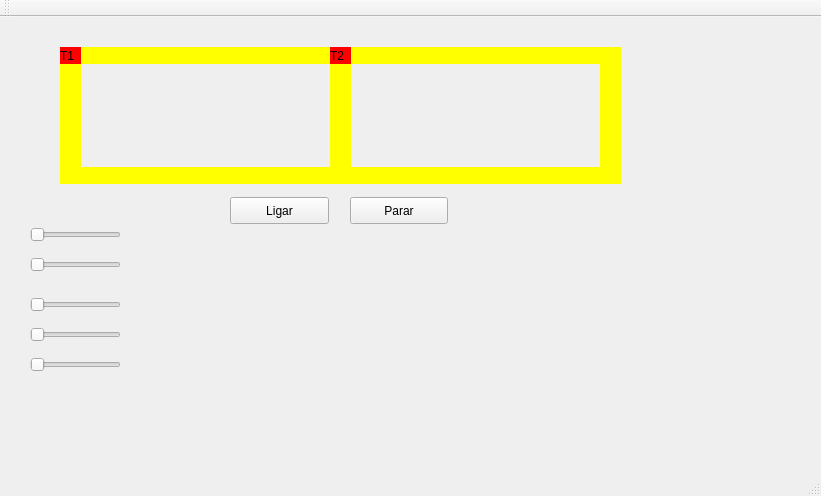
<?xml version="1.0" encoding="UTF-8"?>
<ui version="4.0">
 <class>MainWindow</class>
 <widget class="QMainWindow" name="MainWindow">
  <property name="geometry">
   <rect>
    <x>0</x>
    <y>0</y>
    <width>821</width>
    <height>496</height>
   </rect>
  </property>
  <property name="windowTitle">
   <string>MainWindow</string>
  </property>
  <widget class="QWidget" name="centralWidget">
   <widget class="QLabel" name="label_trem1">
    <property name="geometry">
     <rect>
      <x>60</x>
      <y>30</y>
      <width>21</width>
      <height>17</height>
     </rect>
    </property>
    <property name="styleSheet">
     <string notr="true">QLabel { background: red}</string>
    </property>
    <property name="text">
     <string>T1</string>
    </property>
   </widget>
   <widget class="QLabel" name="label_trilho1">
    <property name="geometry">
     <rect>
      <x>80</x>
      <y>30</y>
      <width>250</width>
      <height>17</height>
     </rect>
    </property>
    <property name="styleSheet">
     <string notr="true">QLabel { background: yellow}</string>
    </property>
    <property name="text">
     <string/>
    </property>
   </widget>
   <widget class="QLabel" name="label_trilho2">
    <property name="geometry">
     <rect>
      <x>80</x>
      <y>150</y>
      <width>250</width>
      <height>17</height>
     </rect>
    </property>
    <property name="styleSheet">
     <string notr="true">QLabel { background: yellow}</string>
    </property>
    <property name="text">
     <string/>
    </property>
   </widget>
   <widget class="QLabel" name="label_trilho3">
    <property name="geometry">
     <rect>
      <x>330</x>
      <y>30</y>
      <width>21</width>
      <height>137</height>
     </rect>
    </property>
    <property name="styleSheet">
     <string notr="true">QLabel { background: yellow}</string>
    </property>
    <property name="text">
     <string/>
    </property>
   </widget>
   <widget class="QLabel" name="label_trilho4">
    <property name="geometry">
     <rect>
      <x>60</x>
      <y>30</y>
      <width>21</width>
      <height>137</height>
     </rect>
    </property>
    <property name="styleSheet">
     <string notr="true">QLabel { background: yellow}</string>
    </property>
    <property name="text">
     <string/>
    </property>
   </widget>
   <widget class="QPushButton" name="pushButton">
    <property name="geometry">
     <rect>
      <x>230</x>
      <y>180</y>
      <width>99</width>
      <height>27</height>
     </rect>
    </property>
    <property name="text">
     <string>Ligar</string>
    </property>
   </widget>
   <widget class="QPushButton" name="pushButton_2">
    <property name="geometry">
     <rect>
      <x>350</x>
      <y>180</y>
      <width>98</width>
      <height>27</height>
     </rect>
    </property>
    <property name="text">
     <string>Parar</string>
    </property>
   </widget>
   <widget class="QLabel" name="label_trilho4_2">
    <property name="geometry">
     <rect>
      <x>600</x>
      <y>30</y>
      <width>21</width>
      <height>137</height>
     </rect>
    </property>
    <property name="styleSheet">
     <string notr="true">QLabel { background: yellow}</string>
    </property>
    <property name="text">
     <string/>
    </property>
   </widget>
   <widget class="QLabel" name="label_trilho1_2">
    <property name="geometry">
     <rect>
      <x>350</x>
      <y>30</y>
      <width>250</width>
      <height>17</height>
     </rect>
    </property>
    <property name="styleSheet">
     <string notr="true">QLabel { background: yellow}</string>
    </property>
    <property name="text">
     <string/>
    </property>
   </widget>
   <widget class="QLabel" name="label_trilho2_2">
    <property name="geometry">
     <rect>
      <x>350</x>
      <y>150</y>
      <width>250</width>
      <height>17</height>
     </rect>
    </property>
    <property name="styleSheet">
     <string notr="true">QLabel { background: yellow}</string>
    </property>
    <property name="text">
     <string/>
    </property>
   </widget>
   <widget class="QLabel" name="label_trem2">
    <property name="geometry">
     <rect>
      <x>330</x>
      <y>30</y>
      <width>21</width>
      <height>17</height>
     </rect>
    </property>
    <property name="styleSheet">
     <string notr="true">QLabel { background: red}</string>
    </property>
    <property name="text">
     <string>T2</string>
    </property>
   </widget>
   <widget class="QSlider" name="velocidadeTrem2">
    <property name="geometry">
     <rect>
      <x>30</x>
      <y>240</y>
      <width>91</width>
      <height>16</height>
     </rect>
    </property>
    <property name="orientation">
     <enum>Qt::Horizontal</enum>
    </property>
   </widget>
   <widget class="QSlider" name="velocidadeTrem3">
    <property name="geometry">
     <rect>
      <x>30</x>
      <y>280</y>
      <width>91</width>
      <height>16</height>
     </rect>
    </property>
    <property name="orientation">
     <enum>Qt::Horizontal</enum>
    </property>
   </widget>
   <widget class="QSlider" name="velocidadeTrem4">
    <property name="geometry">
     <rect>
      <x>30</x>
      <y>310</y>
      <width>91</width>
      <height>16</height>
     </rect>
    </property>
    <property name="orientation">
     <enum>Qt::Horizontal</enum>
    </property>
   </widget>
   <widget class="QSlider" name="velocidadeTrem1">
    <property name="geometry">
     <rect>
      <x>30</x>
      <y>210</y>
      <width>91</width>
      <height>16</height>
     </rect>
    </property>
    <property name="orientation">
     <enum>Qt::Horizontal</enum>
    </property>
   </widget>
   <widget class="QSlider" name="velocidadeTrem5">
    <property name="geometry">
     <rect>
      <x>30</x>
      <y>340</y>
      <width>91</width>
      <height>16</height>
     </rect>
    </property>
    <property name="orientation">
     <enum>Qt::Horizontal</enum>
    </property>
   </widget>
   <zorder>label_trilho1</zorder>
   <zorder>label_trilho2</zorder>
   <zorder>label_trilho3</zorder>
   <zorder>label_trilho4</zorder>
   <zorder>label_trem1</zorder>
   <zorder>pushButton</zorder>
   <zorder>pushButton_2</zorder>
   <zorder>label_trilho4_2</zorder>
   <zorder>label_trilho1_2</zorder>
   <zorder>label_trilho2_2</zorder>
   <zorder>label_trem2</zorder>
   <zorder>velocidadeTrem2</zorder>
   <zorder>velocidadeTrem3</zorder>
   <zorder>velocidadeTrem4</zorder>
   <zorder>velocidadeTrem1</zorder>
   <zorder>velocidadeTrem5</zorder>
  </widget>
  <widget class="QMenuBar" name="menuBar">
   <property name="geometry">
    <rect>
     <x>0</x>
     <y>0</y>
     <width>821</width>
     <height>22</height>
    </rect>
   </property>
  </widget>
  <widget class="QToolBar" name="mainToolBar">
   <attribute name="toolBarArea">
    <enum>TopToolBarArea</enum>
   </attribute>
   <attribute name="toolBarBreak">
    <bool>false</bool>
   </attribute>
  </widget>
  <widget class="QStatusBar" name="statusBar"/>
 </widget>
 <layoutdefault spacing="6" margin="11"/>
 <resources/>
 <connections/>
</ui>
